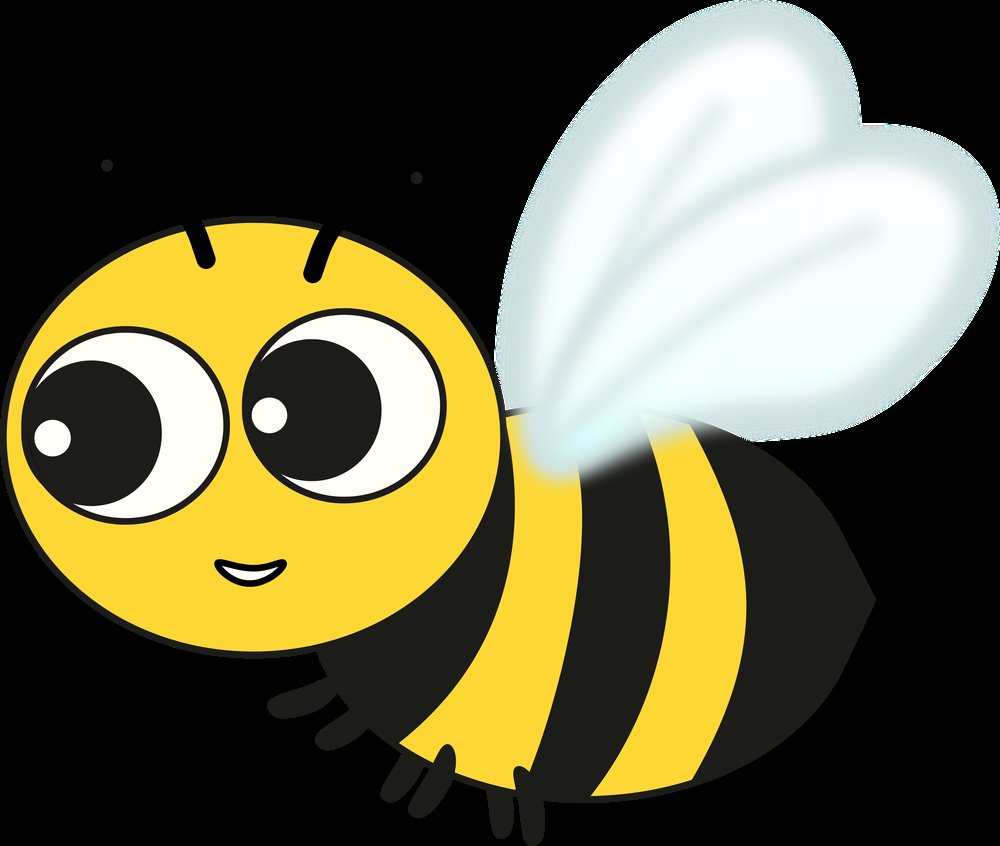
#> input picture tools/higher-lower-art/bee.png, 1000 x 846 px, found by its file name
$ python make-lineart.py
#> lines starting #> are read from the running program, lines starting #| are printed output that depends on the picture; after the words box and inside, x2 and y2 are one past the last pixel; in counts of white or black regions, pixels touching at a corner belong together
"""Coloring-book line art of the six guests for the Missing Beats printer page.

Kristianna's brief (Nov 16 2026): no heavy black spots, outline the
creatures, "pretend someone else is coloring them in". So only the pupils
are filled: antenna tips, stripes, feet and ladybug spots are open shapes.

Each bug is traced from its color art (the art's own dark lines), every
solid dark area is hollowed to a thin line, eye whites / spots / wings get a
ring, and the outer outline is redrawn at one printed weight for all six.

    python3 tools/missing-beats-art/make-lineart.py
"""
import os

import cv2
import numpy as np

HERE = os.path.dirname(os.path.abspath(__file__))
RP = os.path.join(HERE, "..", "rhythm-phrase-art")
SG = os.path.join(HERE, "..", "sound-garden-art")
OUTLINE = 1.3                      # printed weight of the outer outline, points
DETAIL = 0.75                      # printed weight of hollowed shapes and rings
# art dir and printed width of each bug (GUESTS_* in make-missing-beats-sheet.py)
BEE_LEGS = (152, 592, 512, 770)    # x0, y0, x1, y1 in the padded bee art
# each leg in the color bee, body end first then foot (unpadded art px)
BEE_LEG_LINES = [((286, 610), (240, 630)), ((304, 640), (274, 662)), ((356, 680), (333, 712)),
                 ((381, 676), (360, 724)), ((421, 705), (426, 744)), ((445, 692), (454, 750))]
GRASSHOPPER_FLECK = (1024, 274, 1064, 320)   # x0, y0, x1, y1 (unpadded art px)
WING_SMOOTH = 111                  # px: wing-edge wiggles narrower than this are ironed out
BUGS = {"bee": (RP, 96), "butterfly": (SG, 84), "ladybug": (SG, 86),
        "grasshopper-drawn": (SG, 112), "cricket-drawn": (SG, 110), "caterpillar": (SG, 108)}


def ell(n):
    n = max(1, int(round(n)))
    return cv2.getStructuringElement(cv2.MORPH_ELLIPSE, (n, n))


def trace(name, folder, width_pt):
#> called with name = 'bee', width_pt = 96
    im = cv2.imread(os.path.join(folder, name + ".png"), cv2.IMREAD_UNCHANGED)
#> im is the input picture: shape (846, 1000, 4); mean B, G, R, A 70.1, 100.3, 104.5, 141.2
    im = cv2.copyMakeBorder(im, 12, 12, 12, 12, cv2.BORDER_CONSTANT, value=(0, 0, 0, 0))
#> im: shape (870, 1024, 4)
    sil = (im[..., 3] > (60 if name == "bee" else 128)).astype(np.uint8)
#> sil: shape (870, 1024); values 0 (black) and 1 (white), 53.9% white; 2 black regions (1 under 20 px), largest, box (x1, y1, x2, y2) and area: (0, 0, 1024, 870) 411046
    sil = cv2.morphologyEx(sil, cv2.MORPH_OPEN, ell(5))
#> sil: shape (870, 1024); values 0 (black) and 1 (white), 53.9% white; 2 black regions (1 under 20 px), largest, box (x1, y1, x2, y2) and area: (0, 0, 1024, 870) 411051
    V = im[..., :3].max(axis=2).astype(np.int16)
    V[sil == 0] = 255
    V = V.astype(np.uint8)
    xs = np.where(sil.any(axis=0))[0]
#> xs = 988 values from 12 to 999
    scale = (xs.max() - xs.min() + 1) / width_pt               # source px per printed point
#> scale = 10.29
    w, d = OUTLINE * scale, DETAIL * scale
#> w = 13.38; d = 7.72
    total = sil.sum()
#> total = 479828

    if name == "ladybug":      # black lines on a near-black head and legs: only true black is ink
        ink = ((V < 18) & (sil > 0)).astype(np.uint8)
    else:
        hat = cv2.morphologyEx(V, cv2.MORPH_CLOSE, ell(35)).astype(np.int16) - V
        ink = (((hat > 55) | (V < 85)) & (sil > 0)).astype(np.uint8)
#> ink: shape (870, 1024); values 0 (black) and 1 (white), 16.7% white; 4 white regions, box (x1, y1, x2, y2) and area: (12, 152, 888, 858) 110607, (33, 338, 242, 537) 18642, (254, 320, 459, 516) 18227, (226, 571, 299, 599) 1066

    white = ((im[..., :3].min(axis=2) > 205) & (sil > 0)).astype(np.uint8)
#> white: shape (870, 1024); values 0 (black) and 1 (white), 19.5% white; 7 white regions (1 under 20 px), largest, box (x1, y1, x2, y2) and area: (519, 24, 1000, 484) 146791, (50, 345, 235, 530) 12898, (275, 327, 452, 508) 12140, (47, 432, 82, 468) 1006, (264, 410, 299, 445) 959, (236, 579, 288, 592) 311

    if name == "bee":          # its stubby legs are redrawn one by one at the end
        x0, y0, x1, y1 = BEE_LEGS
        body = cv2.morphologyEx(sil, cv2.MORPH_OPEN, ell(45))
#> body: shape (870, 1024); values 0 (black) and 1 (white), 52.7% white; 2 black regions (1 under 20 px), largest, box (x1, y1, x2, y2) and area: (0, 0, 1024, 870) 420988
        thin = ink & (1 - cv2.morphologyEx(ink, cv2.MORPH_OPEN, ell(41)))
#> thin: shape (870, 1024); values 0 (black) and 1 (white), 4.2% white; 60 white regions (49 under 20 px), largest, box (x1, y1, x2, y2) and area: (12, 174, 534, 674) 15280, (393, 751, 557, 858) 6308, (33, 338, 242, 537) 4813
        legs = np.zeros_like(ink)
        legs[y0:y1, x0:x1] = cv2.morphologyEx(thin, cv2.MORPH_OPEN, ell(11))[y0:y1, x0:x1]
#> legs: shape (870, 1024); values 0 (black) and 1 (white), 0.34% white; 4 white regions, box (x1, y1, x2, y2) and area: (280, 691, 347, 730) 1618, (328, 725, 375, 762) 1071, (448, 756, 468, 770) 198, (412, 761, 435, 770) 124
        stubs = cv2.dilate(legs, ell(5)) & body               # leg tops drawn over the body
#> stubs: shape (870, 1024); values 0 (black) and 1 (white), 0.06% white; 4 white regions, box (x1, y1, x2, y2) and area: (446, 754, 470, 772) 325, (412, 759, 437, 772) 203, (341, 692, 349, 704) 26, (363, 725, 376, 739) 24
        legs = cv2.dilate(legs, ell(9)) & (1 - body)
#> legs: shape (870, 1024); values 0 (black) and 1 (white), 0.44% white; 3 white regions, box (x1, y1, x2, y2) and area: (276, 687, 351, 734) 2266, (324, 721, 379, 766) 1570, (408, 763, 420, 774) 73
        ink[legs > 0] = 0
        sil[legs > 0] = 0
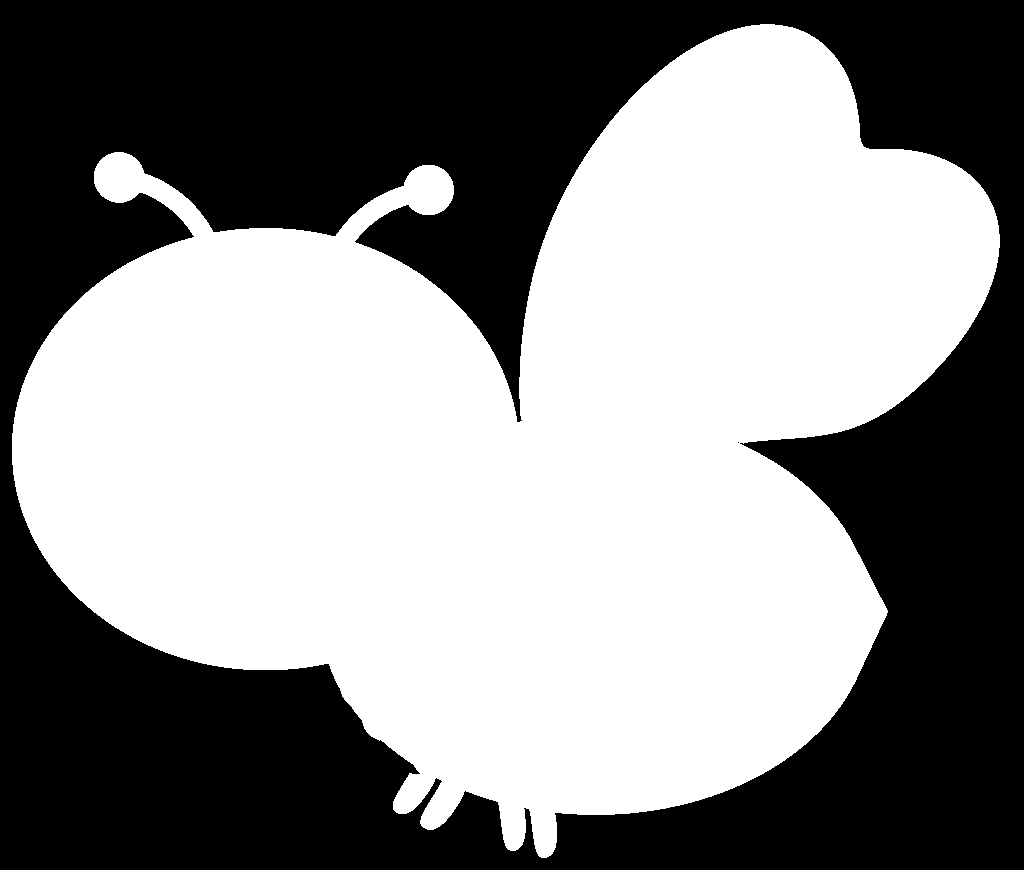
#> sil: shape (870, 1024); values 0 (black) and 1 (white), 53.5% white; 2 black regions (1 under 20 px), largest, box (x1, y1, x2, y2) and area: (0, 0, 1024, 870) 413861

    # nothing stays filled except the pupils: anything else thicker than a
    # line becomes an open shape to color
    core = cv2.erode(ink, ell(2 * d + 1))
#> core: shape (870, 1024); values 0 (black) and 1 (white), 10.1% white; 10 white regions, largest, box (x1, y1, x2, y2) and area: (714, 442, 879, 786) 25490, (533, 473, 675, 850) 23385, (337, 481, 520, 750) 15712
    core = cv2.morphologyEx(core, cv2.MORPH_OPEN, ell(5))      # no hairline slits in fat lines
#> core: shape (870, 1024); values 0 (black) and 1 (white), 10% white; 12 white regions (2 under 20 px), largest, box (x1, y1, x2, y2) and area: (717, 444, 879, 784) 25468, (534, 474, 675, 847) 23362, (338, 495, 520, 749) 15671
    n, lab = cv2.connectedComponents(core)
#> lab: shape (870, 1024) int32; 13 distinct labels, from 0 to 12
#> n = 13
    for i in range(1, n):
        comp = (lab == i).astype(np.uint8)
        blob = cv2.dilate(comp, ell(2 * d + 3)) & ink
        around = cv2.dilate(blob, ell(13)) & (1 - blob)
        if white[around > 0].mean() > 0.35:                    # sits in an eye white: a pupil
            continue
        ink[comp > 0] = 0
#> blob: shape (870, 1024); values 0 (black) and 1 (white), 0.12% white; 1 white region, box (x1, y1, x2, y2) and area: (500, 798, 526, 848) 1104
#> comp: shape (870, 1024); values 0 (black) and 1 (white), 0.03% white; 1 white region, box (x1, y1, x2, y2) and area: (508, 806, 519, 839) 270

    if name == "grasshopper-drawn":   # a stray dark fleck beside its right eye in the color art
        x0, y0, x1, y1 = GRASSHOPPER_FLECK
        ink[y0 + 12:y1 + 12, x0 + 12:x1 + 12] = 0     # the eye ring and outline are redrawn below

    def rings(mask, lo, hi):
#> called with lo = 0.0015, hi = 0.04
        n, lab, st, _ = cv2.connectedComponentsWithStats(mask.astype(np.uint8))
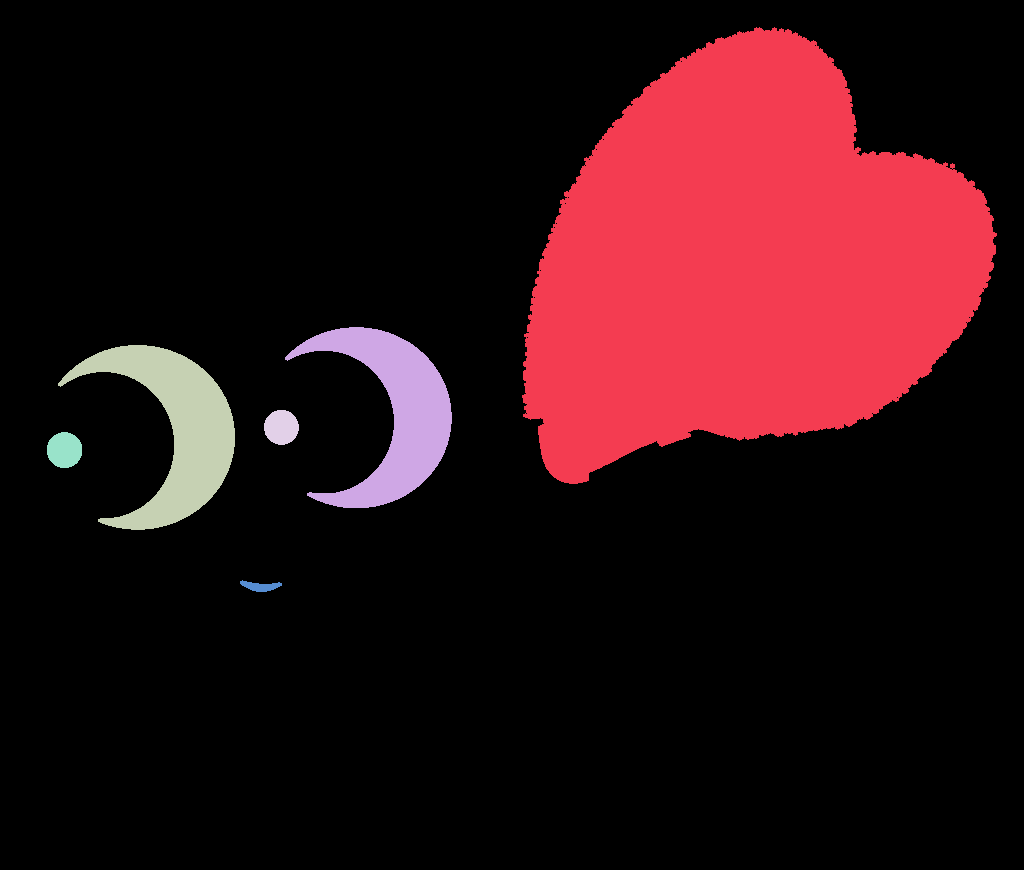
#> lab: shape (870, 1024) int32; 7 distinct labels, from 0 to 6; one colour per label, 0 black
#> n = 7; st = [[0, 0, 1024, 870, 720418], [522, 27, 475, 457, 143294], [285, 327, 167, 181, 12079], [58, 345, 177, 185, 12842], [264, 410, 35, 35, 959], [47, 432, 35, 36, 1006], [240, 580, 42, 12, 282]]
        for i in range(1, n):
            if lo * total < st[i, cv2.CC_STAT_AREA] < hi * total:
                comp = (lab == i).astype(np.uint8)
                k = float(np.clip(np.sqrt(st[i, cv2.CC_STAT_AREA]) / 14, 3, d))
                ink[(cv2.dilate(comp, ell(k)) > 0) & (cv2.erode(comp, ell(k)) == 0)] = 1
#> this loop made 6 passes
#> k on passes 2 to 5: 7.72, 7.72, 3, 3
#> comp: shape (870, 1024); values 0 (black) and 1 (white), 0.11% white; 1 white region, box (x1, y1, x2, y2) and area: (47, 432, 82, 468) 1006
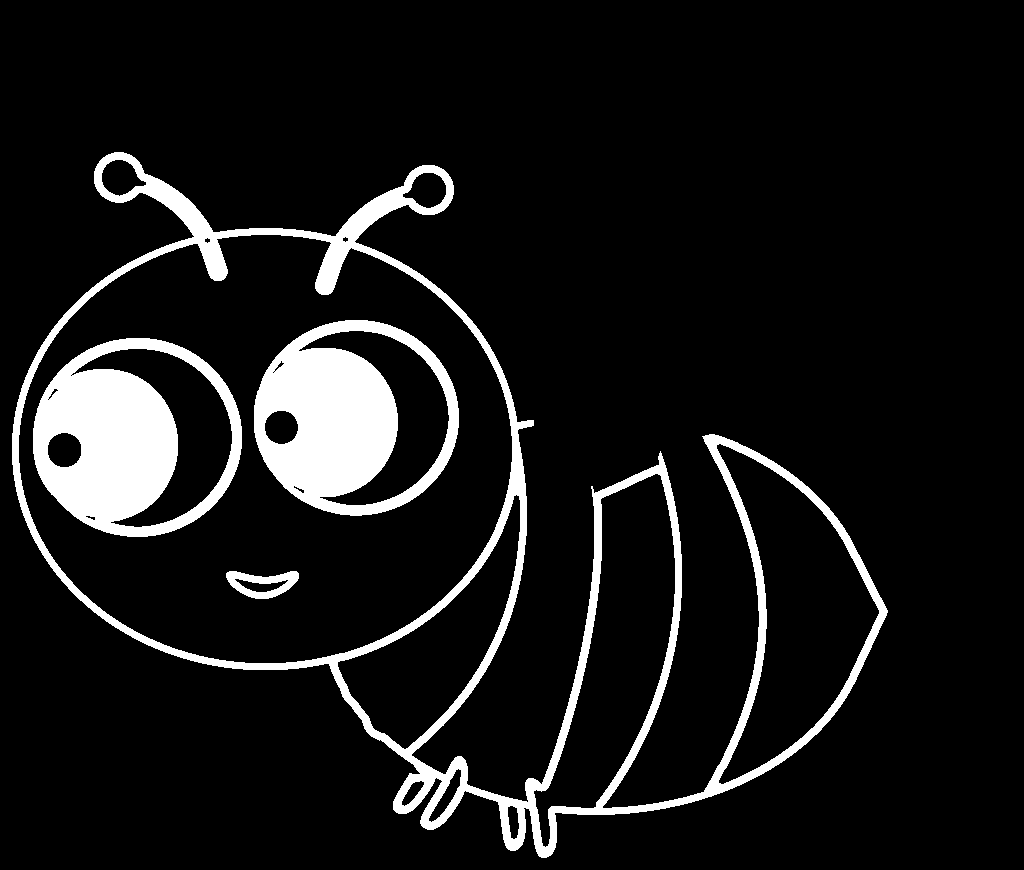
#> ink: shape (870, 1024); values 0 (black) and 1 (white), 9.5% white; 4 white regions, box (x1, y1, x2, y2) and area: (12, 152, 888, 858) 40232, (33, 338, 242, 537) 21711, (254, 320, 459, 516) 21263, (226, 571, 299, 599) 1066

    # eye whites (and the bee's wings), whatever they sit on
    rings(cv2.morphologyEx(white, cv2.MORPH_OPEN, ell(5)), 0.0015, 0.04)
    if name == "bee":          # wings: see-through, so their edge over the body is ragged; smooth it
        n, lab, st, _ = cv2.connectedComponentsWithStats(cv2.morphologyEx(white, cv2.MORPH_OPEN, ell(5)))
#> n = 7
        for i in range(1, n):
            if st[i, cv2.CC_STAT_AREA] > 0.04 * total:
                wing = cv2.morphologyEx((lab == i).astype(np.uint8), cv2.MORPH_OPEN, ell(WING_SMOOTH))
                ink[(cv2.dilate(wing, ell(d)) > 0) & (cv2.erode(wing, ell(d)) == 0)] = 1
    if name == "ladybug":      # spots
        rings(cv2.morphologyEx(((V < 60) & (sil > 0)).astype(np.uint8), cv2.MORPH_OPEN, ell(31)), 0.003, 0.04)
    ink &= sil
    n, lab, st, _ = cv2.connectedComponentsWithStats(ink, connectivity=8)
#> lab: shape (870, 1024) int32; 5 distinct labels, from 0 to 4
#> n = 5; st = [[0, 0, 1024, 870, 795326], [12, 27, 985, 831, 51514], [254, 320, 205, 196, 21263], [33, 338, 209, 199, 21711], [226, 571, 73, 28, 1066]]
    for i in range(1, n):      # no specks or broken dashes
        if st[i, cv2.CC_STAT_AREA] < (80 if name == "butterfly" else 200):   # its smile is tiny
            ink[lab == i] = 0

    # the outer outline, one weight for every bug
    depth = cv2.distanceTransform(sil, cv2.DIST_L2, 5)
    old = 40
    for k in range(1, 40):
        ring = (depth > k - 1) & (depth <= k)
        if ink[ring].mean() < 0.5:
            old = k + 3
            break
    rim = sil & (depth <= w)
#> rim: shape (870, 1024); values 0 (black) and 1 (white), 6% white; 1 white region, box (x1, y1, x2, y2) and area: (12, 24, 1000, 858) 53640
    if old <= w:
        new = rim | ink
    else:
        inner = ink & (depth > old)
        gap = ink & (depth > w) & (depth <= old)
        new = rim | inner | (gap & cv2.dilate(inner, ell(2 * (old - w) + 5)))
    if name == "bee":          # six separate legs, each its own open shape, tucked behind the body
        new[(stubs > 0) & (depth > w + 1)] = 0
        for (ax, ay), (bx, by) in BEE_LEG_LINES:
            cap = np.zeros_like(sil)
            cv2.line(cap, (ax + 12, ay + 12), (bx + 12, by + 12), 1, 28, cv2.LINE_8)
            cv2.circle(cap, (bx + 12, by + 12), 14, 1, -1)
            vis = cap & (1 - body)
            new[vis > 0] = 0
            new[(vis > 0) & (cv2.erode(cap, ell(2 * d + 1)) == 0)] = 1
            sil |= vis
#> cap: shape (870, 1024); values 0 (black) and 1 (white), 0.26% white; 1 white region, box (x1, y1, x2, y2) and area: (443, 690, 481, 777) 2314
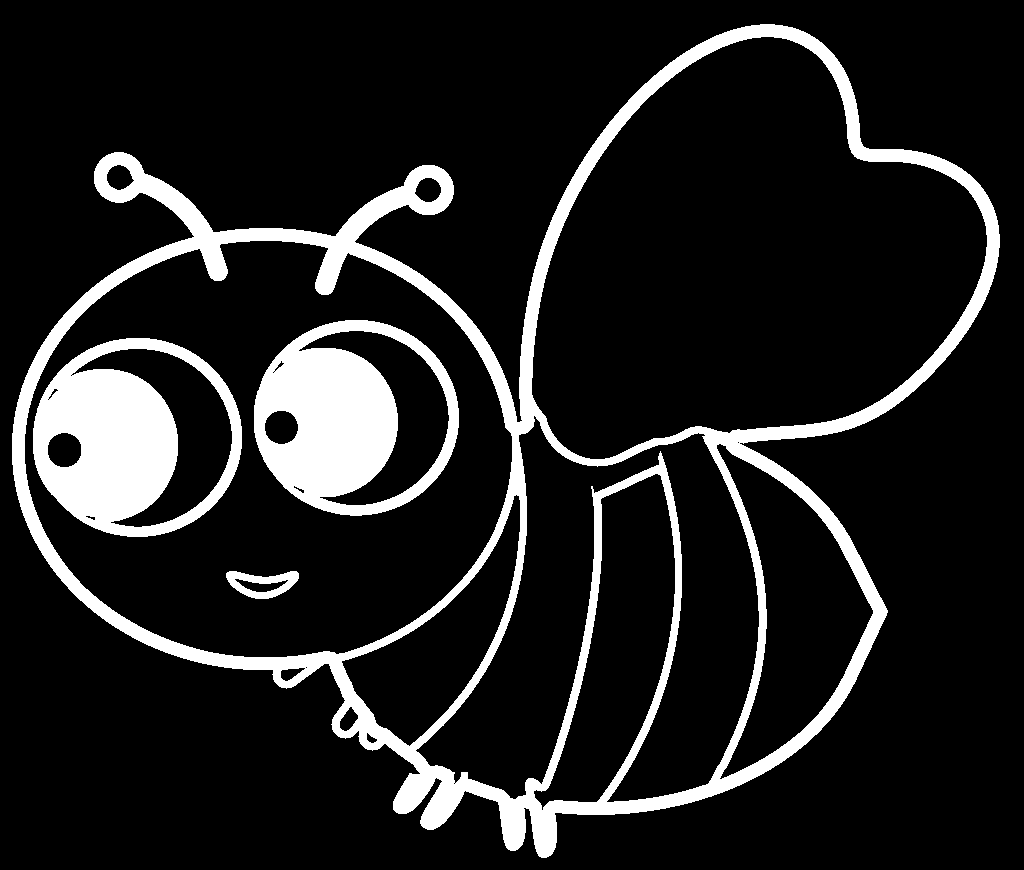
#> new: shape (870, 1024); values 0 (black) and 1 (white), 13.1% white; 4 white regions, box (x1, y1, x2, y2) and area: (12, 24, 1000, 858) 72429, (33, 338, 242, 537) 21711, (254, 320, 459, 516) 21263, (226, 571, 299, 599) 1066
    g = cv2.GaussianBlur(np.where(new > 0, 0, 255).astype(np.uint8), (0, 0), 0.8)
    a = cv2.GaussianBlur(sil * 255, (0, 0), 0.8)
    return np.dstack([g, g, g, a])[12:-12, 12:-12]


for name, (folder, width) in BUGS.items():
#> (the run stopped early here; a loop or call above may not have finished)
